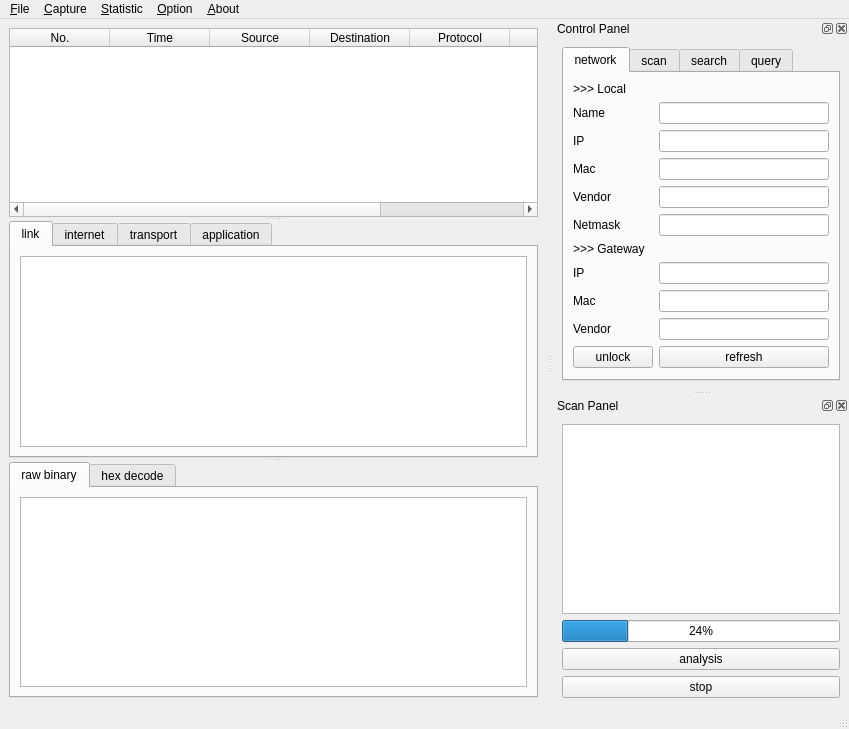
<?xml version="1.0" encoding="UTF-8"?>
<ui version="4.0">
 <class>MainWindow</class>
 <widget class="QMainWindow" name="MainWindow">
  <property name="geometry">
   <rect>
    <x>0</x>
    <y>0</y>
    <width>849</width>
    <height>729</height>
   </rect>
  </property>
  <property name="windowTitle">
   <string>MainWindow</string>
  </property>
  <widget class="QWidget" name="centralwidget">
   <layout class="QHBoxLayout" name="horizontalLayout_8">
    <item>
     <widget class="QSplitter" name="splitter">
      <property name="orientation">
       <enum>Qt::Vertical</enum>
      </property>
      <widget class="QTableWidget" name="conciseInfoTable">
       <property name="showGrid">
        <bool>false</bool>
       </property>
       <column>
        <property name="text">
         <string>No.</string>
        </property>
       </column>
       <column>
        <property name="text">
         <string>Time</string>
        </property>
       </column>
       <column>
        <property name="text">
         <string>Source</string>
        </property>
       </column>
       <column>
        <property name="text">
         <string>Destination</string>
        </property>
       </column>
       <column>
        <property name="text">
         <string>Protocol</string>
        </property>
       </column>
       <column>
        <property name="text">
         <string>Length</string>
        </property>
       </column>
       <column>
        <property name="text">
         <string>Info</string>
        </property>
       </column>
      </widget>
      <widget class="QTabWidget" name="verboseInfoTab">
       <property name="currentIndex">
        <number>0</number>
       </property>
       <widget class="QWidget" name="linkTab">
        <attribute name="title">
         <string>link</string>
        </attribute>
        <layout class="QVBoxLayout" name="verticalLayout_7">
         <item>
          <widget class="QPlainTextEdit" name="linkTextEdit"/>
         </item>
        </layout>
       </widget>
       <widget class="QWidget" name="interTab">
        <attribute name="title">
         <string>internet</string>
        </attribute>
        <layout class="QVBoxLayout" name="verticalLayout_6">
         <item>
          <widget class="QPlainTextEdit" name="interTextEdit"/>
         </item>
        </layout>
       </widget>
       <widget class="QWidget" name="transTab">
        <attribute name="title">
         <string>transport</string>
        </attribute>
        <layout class="QVBoxLayout" name="verticalLayout_5">
         <item>
          <widget class="QPlainTextEdit" name="TransTextEdit"/>
         </item>
        </layout>
       </widget>
       <widget class="QWidget" name="appTab">
        <attribute name="title">
         <string>application</string>
        </attribute>
        <layout class="QVBoxLayout" name="verticalLayout_4">
         <item>
          <widget class="QPlainTextEdit" name="appTextEdit"/>
         </item>
        </layout>
       </widget>
      </widget>
      <widget class="QTabWidget" name="decodeInfoTab">
       <property name="currentIndex">
        <number>0</number>
       </property>
       <widget class="QWidget" name="rawTab">
        <attribute name="title">
         <string>raw binary</string>
        </attribute>
        <layout class="QVBoxLayout" name="verticalLayout_8">
         <item>
          <widget class="QPlainTextEdit" name="rawTextEdit"/>
         </item>
        </layout>
       </widget>
       <widget class="QWidget" name="hexTab">
        <attribute name="title">
         <string>hex decode</string>
        </attribute>
        <layout class="QVBoxLayout" name="verticalLayout_9">
         <item>
          <widget class="QPlainTextEdit" name="hexTextEdit"/>
         </item>
        </layout>
       </widget>
      </widget>
     </widget>
    </item>
   </layout>
  </widget>
  <widget class="QMenuBar" name="menubar">
   <property name="geometry">
    <rect>
     <x>0</x>
     <y>0</y>
     <width>849</width>
     <height>26</height>
    </rect>
   </property>
   <widget class="QMenu" name="menu_File">
    <property name="title">
     <string>&amp;File</string>
    </property>
    <widget class="QMenu" name="menu_export">
     <property name="title">
      <string>&amp;export</string>
     </property>
     <widget class="QMenu" name="menuNetwork_info">
      <property name="title">
       <string>&amp;network info</string>
      </property>
      <addaction name="actionExportCSV"/>
      <addaction name="actionExportJSON"/>
      <addaction name="actionExportPlain"/>
     </widget>
     <widget class="QMenu" name="menuLAN_info">
      <property name="title">
       <string>&amp;LAN info</string>
      </property>
      <addaction name="actionLANCSV"/>
      <addaction name="actionLANJSON"/>
      <addaction name="actionLANPlain"/>
     </widget>
     <widget class="QMenu" name="menuPackets_info">
      <property name="title">
       <string>&amp;packets info</string>
      </property>
      <addaction name="actionPktCSV"/>
      <addaction name="actionPktJSON"/>
      <addaction name="actionPktPlain"/>
     </widget>
     <addaction name="menuNetwork_info"/>
     <addaction name="menuLAN_info"/>
     <addaction name="menuPackets_info"/>
    </widget>
    <addaction name="action_Save"/>
    <addaction name="action_Open"/>
    <addaction name="separator"/>
    <addaction name="menu_export"/>
    <addaction name="separator"/>
    <addaction name="action_close"/>
   </widget>
   <widget class="QMenu" name="menu_Capture">
    <property name="title">
     <string>&amp;Capture</string>
    </property>
    <addaction name="action_Start"/>
    <addaction name="separator"/>
    <addaction name="action_Stop"/>
    <addaction name="separator"/>
    <addaction name="action_Restart"/>
   </widget>
   <widget class="QMenu" name="menu_Statistic">
    <property name="title">
     <string>&amp;Statistic</string>
    </property>
    <widget class="QMenu" name="menu_protocol">
     <property name="title">
      <string>&amp;protocol</string>
     </property>
     <addaction name="action_ProBar"/>
     <addaction name="action_ProHbar"/>
     <addaction name="action_ProPie"/>
    </widget>
    <widget class="QMenu" name="menu_length">
     <property name="title">
      <string>&amp;length</string>
     </property>
     <addaction name="action_LenBar"/>
     <addaction name="action_LenHbar"/>
     <addaction name="action_LenPie"/>
    </widget>
    <widget class="QMenu" name="menu_time">
     <property name="title">
      <string>&amp;time</string>
     </property>
     <addaction name="action_TimeBar"/>
     <addaction name="action_TimeHbar"/>
     <addaction name="action_TimePie"/>
    </widget>
    <addaction name="menu_protocol"/>
    <addaction name="menu_length"/>
    <addaction name="menu_time"/>
   </widget>
   <widget class="QMenu" name="menu_Option">
    <property name="title">
     <string>&amp;Option</string>
    </property>
    <addaction name="separator"/>
    <addaction name="action_Filter"/>
    <addaction name="separator"/>
    <addaction name="action_RefreshRank"/>
   </widget>
   <widget class="QMenu" name="menu_About">
    <property name="title">
     <string>&amp;About</string>
    </property>
    <addaction name="action_Help"/>
    <addaction name="separator"/>
    <addaction name="action_Author"/>
    <addaction name="separator"/>
    <addaction name="action_Rank"/>
   </widget>
   <addaction name="menu_File"/>
   <addaction name="menu_Capture"/>
   <addaction name="menu_Statistic"/>
   <addaction name="menu_Option"/>
   <addaction name="menu_About"/>
  </widget>
  <widget class="QStatusBar" name="statusbar"/>
  <widget class="QDockWidget" name="controlDock">
   <property name="enabled">
    <bool>true</bool>
   </property>
   <property name="floating">
    <bool>false</bool>
   </property>
   <property name="windowTitle">
    <string>Control Panel</string>
   </property>
   <attribute name="dockWidgetArea">
    <number>2</number>
   </attribute>
   <widget class="QWidget" name="controlDockContents">
    <layout class="QHBoxLayout" name="horizontalLayout_2">
     <item>
      <widget class="QTabWidget" name="controlTabManage">
       <property name="currentIndex">
        <number>0</number>
       </property>
       <property name="tabBarAutoHide">
        <bool>false</bool>
       </property>
       <widget class="QWidget" name="networkTab">
        <attribute name="title">
         <string>network</string>
        </attribute>
        <layout class="QFormLayout" name="formLayout">
         <item row="1" column="0">
          <widget class="QLabel" name="nameLabel">
           <property name="text">
            <string>Name</string>
           </property>
          </widget>
         </item>
         <item row="1" column="1">
          <widget class="QLineEdit" name="nameLineEdit"/>
         </item>
         <item row="2" column="0">
          <widget class="QLabel" name="ipLabel">
           <property name="text">
            <string>IP</string>
           </property>
          </widget>
         </item>
         <item row="2" column="1">
          <widget class="QLineEdit" name="ipLineEdit"/>
         </item>
         <item row="3" column="0">
          <widget class="QLabel" name="macLabel">
           <property name="text">
            <string>Mac</string>
           </property>
          </widget>
         </item>
         <item row="3" column="1">
          <widget class="QLineEdit" name="macLineEdit"/>
         </item>
         <item row="4" column="0">
          <widget class="QLabel" name="vendorLabel">
           <property name="text">
            <string>Vendor</string>
           </property>
          </widget>
         </item>
         <item row="4" column="1">
          <widget class="QLineEdit" name="vendorLineEdit"/>
         </item>
         <item row="5" column="0">
          <widget class="QLabel" name="netmaskLabel">
           <property name="text">
            <string>Netmask</string>
           </property>
          </widget>
         </item>
         <item row="5" column="1">
          <widget class="QLineEdit" name="netmaskLineEdit"/>
         </item>
         <item row="7" column="0">
          <widget class="QLabel" name="gwIpLabel">
           <property name="text">
            <string>IP</string>
           </property>
          </widget>
         </item>
         <item row="7" column="1">
          <widget class="QLineEdit" name="gwMacLineEdit"/>
         </item>
         <item row="10" column="0">
          <widget class="QLabel" name="gwVendorLabel">
           <property name="text">
            <string>Vendor</string>
           </property>
          </widget>
         </item>
         <item row="10" column="1">
          <widget class="QLineEdit" name="gwVendorLineEdit"/>
         </item>
         <item row="13" column="1">
          <widget class="QPushButton" name="refreshButton">
           <property name="text">
            <string>refresh</string>
           </property>
          </widget>
         </item>
         <item row="0" column="0">
          <widget class="QLabel" name="localLabel">
           <property name="text">
            <string>&gt;&gt;&gt; Local</string>
           </property>
          </widget>
         </item>
         <item row="6" column="0">
          <widget class="QLabel" name="gwLabel">
           <property name="text">
            <string>&gt;&gt;&gt; Gateway</string>
           </property>
          </widget>
         </item>
         <item row="8" column="0">
          <widget class="QLabel" name="gwMacLabel">
           <property name="text">
            <string>Mac</string>
           </property>
          </widget>
         </item>
         <item row="8" column="1">
          <widget class="QLineEdit" name="gwIpLineEdit"/>
         </item>
         <item row="13" column="0">
          <widget class="QPushButton" name="unlockButton">
           <property name="text">
            <string>unlock</string>
           </property>
          </widget>
         </item>
        </layout>
       </widget>
       <widget class="QWidget" name="scanTab">
        <attribute name="title">
         <string>scan</string>
        </attribute>
        <layout class="QVBoxLayout" name="verticalLayout_3">
         <item>
          <widget class="QLabel" name="rangeLabel">
           <property name="text">
            <string>Range</string>
           </property>
          </widget>
         </item>
         <item>
          <widget class="QLineEdit" name="rangeLineEdit"/>
         </item>
         <item>
          <widget class="QPushButton" name="rangeButton">
           <property name="text">
            <string>range scan</string>
           </property>
          </widget>
         </item>
         <item>
          <widget class="QLabel" name="maskLabel">
           <property name="text">
            <string>Mask</string>
           </property>
          </widget>
         </item>
         <item>
          <widget class="QLineEdit" name="maskLineEdit"/>
         </item>
         <item>
          <widget class="QPushButton" name="maskButton">
           <property name="text">
            <string>mask scan</string>
           </property>
          </widget>
         </item>
        </layout>
       </widget>
       <widget class="QWidget" name="searchTab">
        <attribute name="title">
         <string>search</string>
        </attribute>
        <layout class="QFormLayout" name="formLayout_4">
         <item row="0" column="0">
          <widget class="QLabel" name="searchLabel">
           <property name="text">
            <string>Search</string>
           </property>
          </widget>
         </item>
         <item row="0" column="1">
          <widget class="QLineEdit" name="searchLineEdit"/>
         </item>
         <item row="1" column="1">
          <widget class="QPushButton" name="searchButton">
           <property name="text">
            <string>search</string>
           </property>
          </widget>
         </item>
        </layout>
       </widget>
       <widget class="QWidget" name="ipinfoTab">
        <attribute name="title">
         <string>query</string>
        </attribute>
        <layout class="QFormLayout" name="formLayout_3">
         <item row="0" column="0">
          <widget class="QLabel" name="sipLabel">
           <property name="text">
            <string>Query IP</string>
           </property>
          </widget>
         </item>
         <item row="0" column="1">
          <widget class="QLineEdit" name="sipLineEdit"/>
         </item>
         <item row="1" column="0" colspan="2">
          <widget class="QTextEdit" name="sipTextEdit"/>
         </item>
         <item row="2" column="0">
          <widget class="QPushButton" name="sipButton">
           <property name="text">
            <string>query</string>
           </property>
          </widget>
         </item>
        </layout>
       </widget>
      </widget>
     </item>
    </layout>
   </widget>
  </widget>
  <widget class="QDockWidget" name="scanDock">
   <property name="windowTitle">
    <string>Scan Panel</string>
   </property>
   <attribute name="dockWidgetArea">
    <number>2</number>
   </attribute>
   <widget class="QWidget" name="scanDockContents">
    <layout class="QVBoxLayout" name="verticalLayout">
     <item>
      <widget class="QListWidget" name="nodeListWidget"/>
     </item>
     <item>
      <widget class="QProgressBar" name="scanProgressBar">
       <property name="value">
        <number>24</number>
       </property>
      </widget>
     </item>
     <item>
      <widget class="QPushButton" name="analysisPushButton">
       <property name="text">
        <string>analysis</string>
       </property>
      </widget>
     </item>
     <item>
      <widget class="QPushButton" name="stopPushButton">
       <property name="text">
        <string>stop</string>
       </property>
      </widget>
     </item>
    </layout>
   </widget>
  </widget>
  <action name="action_Save">
   <property name="text">
    <string>&amp;save</string>
   </property>
  </action>
  <action name="action_Open">
   <property name="text">
    <string>&amp;open</string>
   </property>
  </action>
  <action name="action_Export">
   <property name="text">
    <string>&amp;Export</string>
   </property>
  </action>
  <action name="actionExportCSV">
   <property name="text">
    <string>&amp;CSV</string>
   </property>
  </action>
  <action name="actionExportJSON">
   <property name="text">
    <string>&amp;JSON</string>
   </property>
  </action>
  <action name="actionExportPlain">
   <property name="text">
    <string>&amp;plain text</string>
   </property>
  </action>
  <action name="actionLANCSV">
   <property name="text">
    <string>CSV</string>
   </property>
  </action>
  <action name="actionLANJSON">
   <property name="text">
    <string>JSON</string>
   </property>
  </action>
  <action name="actionLANPlain">
   <property name="text">
    <string>plain text</string>
   </property>
  </action>
  <action name="actionPktCSV">
   <property name="text">
    <string>CSV</string>
   </property>
  </action>
  <action name="actionPktJSON">
   <property name="text">
    <string>JSON</string>
   </property>
  </action>
  <action name="actionPktPlain">
   <property name="text">
    <string>plain text</string>
   </property>
  </action>
  <action name="action_Start">
   <property name="text">
    <string>&amp;start</string>
   </property>
  </action>
  <action name="actionSto_p">
   <property name="text">
    <string>sto&amp;p</string>
   </property>
  </action>
  <action name="action_restart">
   <property name="text">
    <string>&amp;restart</string>
   </property>
  </action>
  <action name="action_ProBar">
   <property name="text">
    <string>&amp;bar</string>
   </property>
  </action>
  <action name="action_ProHbar">
   <property name="text">
    <string>&amp;hbar</string>
   </property>
  </action>
  <action name="action_ProPie">
   <property name="text">
    <string>&amp;pie</string>
   </property>
  </action>
  <action name="action_LenBar">
   <property name="text">
    <string>&amp;bar</string>
   </property>
  </action>
  <action name="action_LenHbar">
   <property name="text">
    <string>&amp;hbar</string>
   </property>
  </action>
  <action name="action_LenPie">
   <property name="text">
    <string>&amp;pie</string>
   </property>
  </action>
  <action name="action_TimeBar">
   <property name="text">
    <string>&amp;bar</string>
   </property>
  </action>
  <action name="action_TimeHbar">
   <property name="text">
    <string>&amp;hbar</string>
   </property>
  </action>
  <action name="action_TimePie">
   <property name="text">
    <string>&amp;pie</string>
   </property>
  </action>
  <action name="action_Stop">
   <property name="text">
    <string>sto&amp;p</string>
   </property>
  </action>
  <action name="action_Restart">
   <property name="text">
    <string>&amp;restart</string>
   </property>
  </action>
  <action name="action_Help">
   <property name="text">
    <string>&amp;help</string>
   </property>
  </action>
  <action name="action_Author">
   <property name="text">
    <string>&amp;author</string>
   </property>
  </action>
  <action name="action_close">
   <property name="text">
    <string>&amp;close</string>
   </property>
   <property name="shortcut">
    <string>Ctrl+Q</string>
   </property>
  </action>
  <action name="action_rank">
   <property name="text">
    <string>&amp;rank</string>
   </property>
  </action>
  <action name="action_Rank">
   <property name="text">
    <string>&amp;rank</string>
   </property>
  </action>
  <action name="action_Filter">
   <property name="text">
    <string>&amp;filter</string>
   </property>
  </action>
  <action name="action_RefreshRank">
   <property name="text">
    <string>&amp;refresh rank</string>
   </property>
  </action>
 </widget>
 <resources/>
 <connections/>
</ui>
